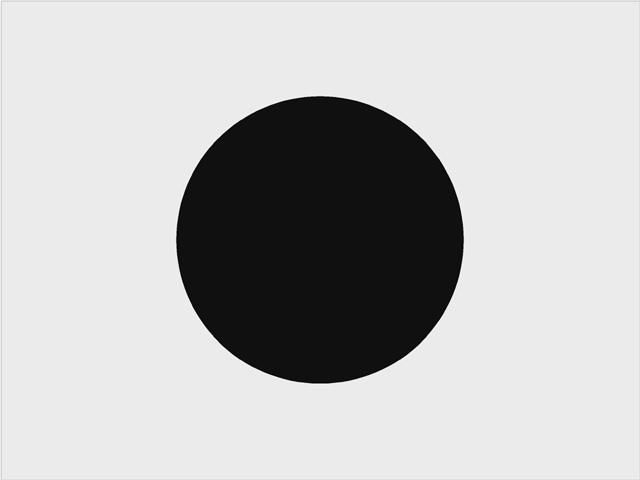
%> input picture rmarcia_matlab_codes/bcircle.jpg, 640 x 480 px
$ octave makecirc2.m   (GNU Octave 9; MATLAB toolbox functions it lacks are replaced by stand-ins)
%> lines starting %> are read from the running program, lines starting %| are printed output that depends on the picture
clear
a = imread('bcircle.jpg', 'JPEG');
%> a is the input picture: size 480x640 uint8; min 0, max 255, mean 188.6

bb = double(a(94:385, 175:466));
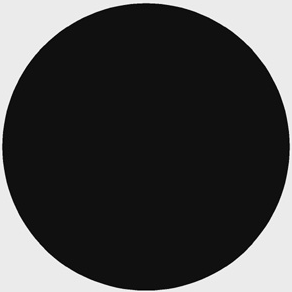
%> bb: size 292x292 double; min 0, max 255, mean 68.4
bb = 255*ones(292) - bb;
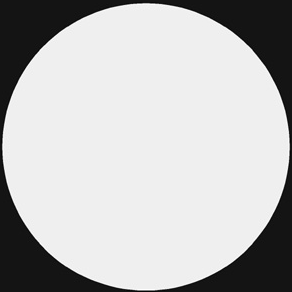
%> bb: size 292x292 double; min 0, max 255, mean 186.6
% b is 292 x 292

n = 22;
cc = 2.2*conv2(bb, ones(n))/90000000;
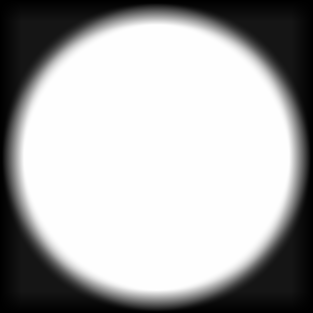
%> cc: size 313x313 double; min 4.89e-07, max 0.00283, mean 0.00192; drawn with min black and max white


dd =  cc(1:n:end, 1:n:end);
size(dd)
%> ans = [15 15]


%> (the run ends here)
